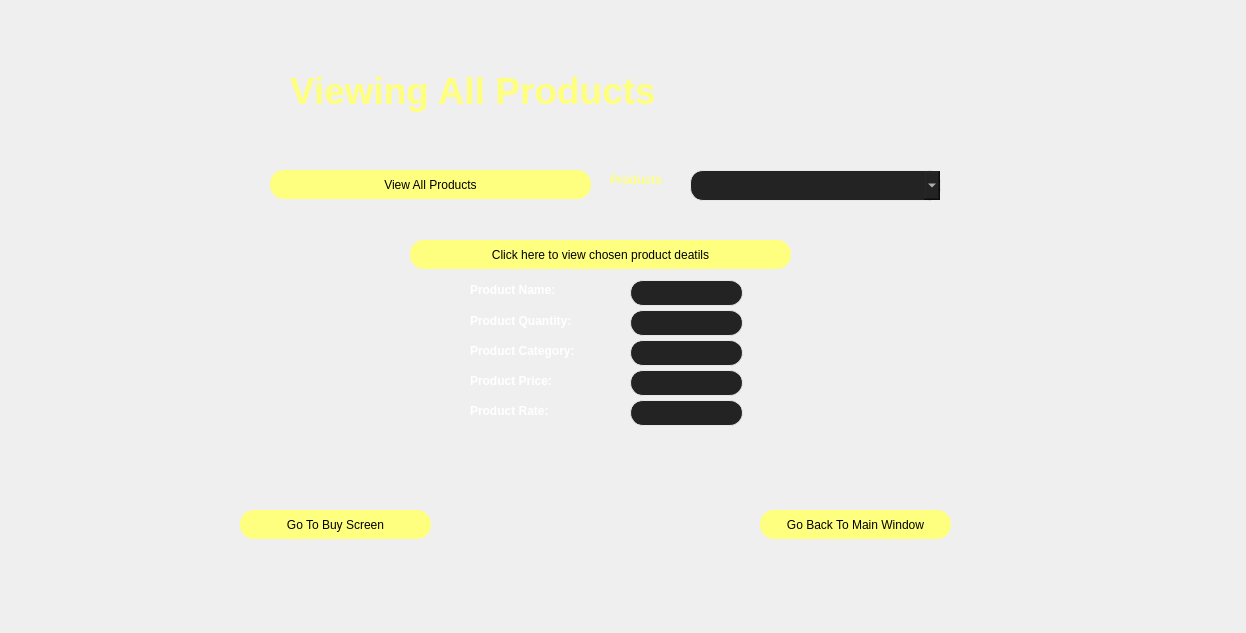
<?xml version="1.0" encoding="UTF-8"?>
<ui version="4.0">
 <class>Buy</class>
 <widget class="QDialog" name="Buy">
  <property name="geometry">
   <rect>
    <x>0</x>
    <y>0</y>
    <width>1246</width>
    <height>633</height>
   </rect>
  </property>
  <property name="windowTitle">
   <string>Dialog</string>
  </property>
  <property name="styleSheet">
   <string notr="true"/>
  </property>
  <widget class="QPushButton" name="view">
   <property name="geometry">
    <rect>
     <x>270</x>
     <y>170</y>
     <width>321</width>
     <height>29</height>
    </rect>
   </property>
   <property name="styleSheet">
    <string notr="true">background-color: rgb(255, 255, 127);
color: rgb(0, 0, 0);
border-radius:13.5px;
height: 30px;</string>
   </property>
   <property name="text">
    <string>View All Products</string>
   </property>
  </widget>
  <widget class="QComboBox" name="comboBox">
   <property name="geometry">
    <rect>
     <x>690</x>
     <y>170</y>
     <width>251</width>
     <height>31</height>
    </rect>
   </property>
   <property name="styleSheet">
    <string notr="true">border: 1px solid #e7e7e7;
    border-radius: 13px;
    background-color: #232323;
    color: white;</string>
   </property>
   <property name="currentText">
    <string/>
   </property>
  </widget>
  <widget class="QPushButton" name="pushButton">
   <property name="geometry">
    <rect>
     <x>410</x>
     <y>240</y>
     <width>381</width>
     <height>29</height>
    </rect>
   </property>
   <property name="styleSheet">
    <string notr="true">background-color: rgb(255, 255, 127);
color: rgb(0, 0, 0);
border-radius:13.5px;
height: 30px;</string>
   </property>
   <property name="text">
    <string>Click here to view chosen product deatils</string>
   </property>
  </widget>
  <widget class="QLabel" name="productuan">
   <property name="geometry">
    <rect>
     <x>470</x>
     <y>310</y>
     <width>141</width>
     <height>21</height>
    </rect>
   </property>
   <property name="styleSheet">
    <string notr="true">font-family: 'Lobster', cursive;
color: rgb(255, 255, 255);
font-weight: 900;</string>
   </property>
   <property name="text">
    <string>Product Quantity:</string>
   </property>
  </widget>
  <widget class="QLineEdit" name="quantity">
   <property name="geometry">
    <rect>
     <x>630</x>
     <y>310</y>
     <width>113</width>
     <height>26</height>
    </rect>
   </property>
   <property name="mouseTracking">
    <bool>true</bool>
   </property>
   <property name="styleSheet">
    <string notr="true">border: 1px solid #e7e7e7;
    border-radius: 13px;
    background-color: #232323;
    color: white;</string>
   </property>
   <property name="text">
    <string/>
   </property>
   <property name="dragEnabled">
    <bool>true</bool>
   </property>
   <property name="readOnly">
    <bool>true</bool>
   </property>
  </widget>
  <widget class="QLabel" name="productuan_2">
   <property name="geometry">
    <rect>
     <x>470</x>
     <y>340</y>
     <width>151</width>
     <height>21</height>
    </rect>
   </property>
   <property name="styleSheet">
    <string notr="true">font-family: 'Lobster', cursive;
color: rgb(255, 255, 255);
font-weight: 900;</string>
   </property>
   <property name="text">
    <string>Product Category:</string>
   </property>
  </widget>
  <widget class="QLabel" name="productuan_3">
   <property name="geometry">
    <rect>
     <x>470</x>
     <y>370</y>
     <width>151</width>
     <height>21</height>
    </rect>
   </property>
   <property name="styleSheet">
    <string notr="true">font-family: 'Lobster', cursive;
color: rgb(255, 255, 255);
font-weight: 900;</string>
   </property>
   <property name="text">
    <string>Product Price:</string>
   </property>
  </widget>
  <widget class="QLineEdit" name="category">
   <property name="geometry">
    <rect>
     <x>630</x>
     <y>340</y>
     <width>113</width>
     <height>26</height>
    </rect>
   </property>
   <property name="styleSheet">
    <string notr="true">border: 1px solid #e7e7e7;
    border-radius: 13px;
    background-color: #232323;
    color: white;</string>
   </property>
   <property name="text">
    <string/>
   </property>
   <property name="readOnly">
    <bool>true</bool>
   </property>
  </widget>
  <widget class="QLineEdit" name="price">
   <property name="geometry">
    <rect>
     <x>630</x>
     <y>370</y>
     <width>113</width>
     <height>26</height>
    </rect>
   </property>
   <property name="styleSheet">
    <string notr="true">border: 1px solid #e7e7e7;
    border-radius: 13px;
    background-color: #232323;
    color: white;</string>
   </property>
   <property name="text">
    <string/>
   </property>
   <property name="readOnly">
    <bool>true</bool>
   </property>
  </widget>
  <widget class="QLabel" name="label_2">
   <property name="geometry">
    <rect>
     <x>290</x>
     <y>60</y>
     <width>601</width>
     <height>61</height>
    </rect>
   </property>
   <property name="styleSheet">
    <string notr="true">font: 28pt;
font: 28pt &quot;Snap ITC&quot;;
color: rgb(255, 255, 127);
font-weight: 900;
text-align: center;</string>
   </property>
   <property name="text">
    <string>Viewing All Products</string>
   </property>
  </widget>
  <widget class="QLabel" name="label_3">
   <property name="geometry">
    <rect>
     <x>610</x>
     <y>170</y>
     <width>81</width>
     <height>20</height>
    </rect>
   </property>
   <property name="styleSheet">
    <string notr="true">font-family: 'Lobster', cursive;
color: rgb(255, 255, 127);
font-weight: 900;</string>
   </property>
   <property name="text">
    <string>Products</string>
   </property>
  </widget>
  <widget class="QLabel" name="label_4">
   <property name="geometry">
    <rect>
     <x>470</x>
     <y>280</y>
     <width>131</width>
     <height>20</height>
    </rect>
   </property>
   <property name="styleSheet">
    <string notr="true">font-family: 'Lobster', cursive;
color: rgb(255, 255, 255);
font-weight: 900;</string>
   </property>
   <property name="text">
    <string>Product Name:</string>
   </property>
  </widget>
  <widget class="QLineEdit" name="name">
   <property name="geometry">
    <rect>
     <x>630</x>
     <y>280</y>
     <width>113</width>
     <height>26</height>
    </rect>
   </property>
   <property name="mouseTracking">
    <bool>true</bool>
   </property>
   <property name="styleSheet">
    <string notr="true">border: 1px solid #e7e7e7;
    border-radius: 13px;
    background-color: #232323;
    color: white;</string>
   </property>
   <property name="text">
    <string/>
   </property>
   <property name="dragEnabled">
    <bool>true</bool>
   </property>
   <property name="readOnly">
    <bool>true</bool>
   </property>
  </widget>
  <widget class="QPushButton" name="pushButton_3">
   <property name="geometry">
    <rect>
     <x>240</x>
     <y>510</y>
     <width>191</width>
     <height>29</height>
    </rect>
   </property>
   <property name="styleSheet">
    <string notr="true">background-color: rgb(255, 255, 127);
color: rgb(0, 0, 0);
border-radius:13.5px;
height: 30px;</string>
   </property>
   <property name="text">
    <string>Go To Buy Screen</string>
   </property>
  </widget>
  <widget class="QPushButton" name="pushButton_4">
   <property name="geometry">
    <rect>
     <x>760</x>
     <y>510</y>
     <width>191</width>
     <height>29</height>
    </rect>
   </property>
   <property name="styleSheet">
    <string notr="true">background-color: rgb(255, 255, 127);
color: rgb(0, 0, 0);
border-radius:13.5px;
height: 30px;</string>
   </property>
   <property name="text">
    <string>Go Back To Main Window</string>
   </property>
  </widget>
  <widget class="QLabel" name="productuan_4">
   <property name="geometry">
    <rect>
     <x>470</x>
     <y>400</y>
     <width>151</width>
     <height>21</height>
    </rect>
   </property>
   <property name="styleSheet">
    <string notr="true">font-family: 'Lobster', cursive;
color: rgb(255, 255, 255);
font-weight: 900;</string>
   </property>
   <property name="text">
    <string>Product Rate:</string>
   </property>
  </widget>
  <widget class="QLineEdit" name="Rate">
   <property name="geometry">
    <rect>
     <x>630</x>
     <y>400</y>
     <width>113</width>
     <height>26</height>
    </rect>
   </property>
   <property name="styleSheet">
    <string notr="true">border: 1px solid #e7e7e7;
    border-radius: 13px;
    background-color: #232323;
    color: white;</string>
   </property>
   <property name="text">
    <string/>
   </property>
   <property name="readOnly">
    <bool>true</bool>
   </property>
  </widget>
 </widget>
 <tabstops>
  <tabstop>pushButton</tabstop>
  <tabstop>comboBox</tabstop>
  <tabstop>quantity</tabstop>
  <tabstop>category</tabstop>
  <tabstop>price</tabstop>
  <tabstop>view</tabstop>
 </tabstops>
 <resources/>
 <connections/>
</ui>
